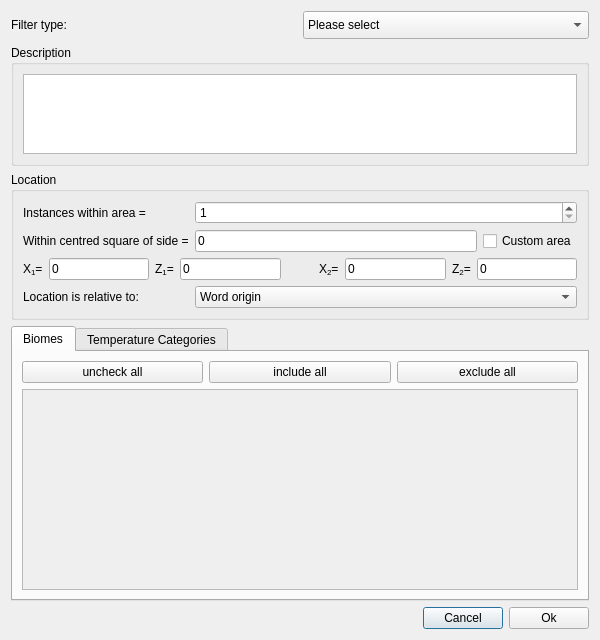
<?xml version="1.0" encoding="UTF-8"?>
<ui version="4.0">
 <class>FilterDialog</class>
 <widget class="QDialog" name="FilterDialog">
  <property name="geometry">
   <rect>
    <x>0</x>
    <y>0</y>
    <width>600</width>
    <height>640</height>
   </rect>
  </property>
  <property name="windowTitle">
   <string>New Filter</string>
  </property>
  <layout class="QGridLayout" name="gridLayout_3">
   <item row="4" column="0" colspan="2">
    <widget class="QGroupBox" name="groupBoxPosition">
     <property name="title">
      <string>Location</string>
     </property>
     <layout class="QGridLayout" name="gridLayout">
      <item row="6" column="0">
       <widget class="QLabel" name="labelRelative">
        <property name="text">
         <string>Location is relative to:</string>
        </property>
       </widget>
      </item>
      <item row="0" column="1" colspan="2">
       <widget class="QSpinBox" name="spinBox">
        <property name="minimum">
         <number>1</number>
        </property>
        <property name="maximum">
         <number>99</number>
        </property>
       </widget>
      </item>
      <item row="6" column="1" colspan="2">
       <widget class="QComboBox" name="comboBoxRelative">
        <item>
         <property name="text">
          <string>Word origin</string>
         </property>
        </item>
       </widget>
      </item>
      <item row="1" column="1">
       <widget class="QLineEdit" name="lineRadius">
        <property name="text">
         <string>0</string>
        </property>
       </widget>
      </item>
      <item row="1" column="2">
       <widget class="QCheckBox" name="buttonArea">
        <property name="toolTip">
         <string>Specify manual rectangle rather than square</string>
        </property>
        <property name="text">
         <string>Custom area</string>
        </property>
        <property name="checkable">
         <bool>true</bool>
        </property>
       </widget>
      </item>
      <item row="0" column="0">
       <widget class="QLabel" name="labelSpinBox">
        <property name="text">
         <string>Instances within area =</string>
        </property>
       </widget>
      </item>
      <item row="1" column="0">
       <widget class="QLabel" name="labelSquareArea">
        <property name="text">
         <string>Within centred square of side =</string>
        </property>
       </widget>
      </item>
      <item row="2" column="0" colspan="3">
       <layout class="QHBoxLayout" name="horizontalLayout">
        <item>
         <widget class="QLabel" name="labelX1">
          <property name="toolTip">
           <string>Lower bound (inclusive)</string>
          </property>
          <property name="text">
           <string>X&lt;sub&gt;1&lt;/sub&gt;=</string>
          </property>
         </widget>
        </item>
        <item>
         <widget class="QLineEdit" name="lineEditX1">
          <property name="toolTip">
           <string>Lower bound (inclusive)</string>
          </property>
          <property name="text">
           <string>0</string>
          </property>
         </widget>
        </item>
        <item>
         <widget class="QLabel" name="labelZ1">
          <property name="toolTip">
           <string>Lower bound (inclusive)</string>
          </property>
          <property name="text">
           <string>Z&lt;sub&gt;1&lt;/sub&gt;=</string>
          </property>
         </widget>
        </item>
        <item>
         <widget class="QLineEdit" name="lineEditZ1">
          <property name="toolTip">
           <string>Lower bound (inclusive)</string>
          </property>
          <property name="text">
           <string>0</string>
          </property>
         </widget>
        </item>
        <item>
         <spacer name="horizontalSpacer">
          <property name="orientation">
           <enum>Qt::Horizontal</enum>
          </property>
          <property name="sizeHint" stdset="0">
           <size>
            <width>40</width>
            <height>20</height>
           </size>
          </property>
         </spacer>
        </item>
        <item>
         <widget class="QLabel" name="labelX2">
          <property name="toolTip">
           <string>Upper bound (inclusive)</string>
          </property>
          <property name="text">
           <string>X&lt;sub&gt;2&lt;/sub&gt;=</string>
          </property>
         </widget>
        </item>
        <item>
         <widget class="QLineEdit" name="lineEditX2">
          <property name="toolTip">
           <string>Upper bound (inclusive)</string>
          </property>
          <property name="text">
           <string>0</string>
          </property>
         </widget>
        </item>
        <item>
         <widget class="QLabel" name="labelZ2">
          <property name="toolTip">
           <string>Upper bound (inclusive)</string>
          </property>
          <property name="text">
           <string>Z&lt;sub&gt;2&lt;/sub&gt;=</string>
          </property>
         </widget>
        </item>
        <item>
         <widget class="QLineEdit" name="lineEditZ2">
          <property name="toolTip">
           <string>Upper bound (inclusive)</string>
          </property>
          <property name="text">
           <string>0</string>
          </property>
         </widget>
        </item>
       </layout>
      </item>
     </layout>
    </widget>
   </item>
   <item row="0" column="0" colspan="2">
    <layout class="QGridLayout" name="gridLayout_2">
     <item row="0" column="0">
      <widget class="QLabel" name="labelFilterType">
       <property name="text">
        <string>Filter type:</string>
       </property>
      </widget>
     </item>
     <item row="0" column="1">
      <widget class="QComboBox" name="comboBoxType">
       <property name="maxVisibleItems">
        <number>20</number>
       </property>
       <property name="sizeAdjustPolicy">
        <enum>QComboBox::AdjustToMinimumContentsLengthWithIcon</enum>
       </property>
       <property name="iconSize">
        <size>
         <width>20</width>
         <height>20</height>
        </size>
       </property>
       <item>
        <property name="text">
         <string>Please select</string>
        </property>
       </item>
      </widget>
     </item>
     <item row="1" column="0" colspan="2">
      <widget class="QGroupBox" name="verticalGroupBox">
       <property name="title">
        <string>Description</string>
       </property>
       <layout class="QVBoxLayout" name="verticalLayout">
        <item>
         <widget class="QTextEdit" name="textDescription">
          <property name="sizePolicy">
           <sizepolicy hsizetype="Expanding" vsizetype="Fixed">
            <horstretch>0</horstretch>
            <verstretch>0</verstretch>
           </sizepolicy>
          </property>
          <property name="maximumSize">
           <size>
            <width>16777215</width>
            <height>80</height>
           </size>
          </property>
          <property name="textInteractionFlags">
           <set>Qt::NoTextInteraction</set>
          </property>
         </widget>
        </item>
       </layout>
      </widget>
     </item>
    </layout>
   </item>
   <item row="7" column="0" rowspan="3" colspan="2">
    <layout class="QHBoxLayout" name="horizontalLayout_2">
     <item>
      <spacer name="horizontalSpacer_2">
       <property name="orientation">
        <enum>Qt::Horizontal</enum>
       </property>
       <property name="sizeHint" stdset="0">
        <size>
         <width>40</width>
         <height>20</height>
        </size>
       </property>
      </spacer>
     </item>
     <item>
      <widget class="QPushButton" name="buttonCancel">
       <property name="text">
        <string>Cancel</string>
       </property>
       <property name="icon">
        <iconset theme="dialog-cancel">
         <normaloff>.</normaloff>.</iconset>
       </property>
      </widget>
     </item>
     <item>
      <widget class="QPushButton" name="buttonOk">
       <property name="text">
        <string>Ok</string>
       </property>
       <property name="icon">
        <iconset theme="dialog-ok">
         <normaloff>.</normaloff>.</iconset>
       </property>
      </widget>
     </item>
    </layout>
   </item>
   <item row="5" column="0" colspan="2">
    <widget class="QTabWidget" name="tabWidget">
     <property name="currentIndex">
      <number>0</number>
     </property>
     <property name="usesScrollButtons">
      <bool>false</bool>
     </property>
     <widget class="QWidget" name="tabBiomes">
      <attribute name="title">
       <string>Biomes</string>
      </attribute>
      <layout class="QVBoxLayout" name="verticalLayout_3">
       <item>
        <layout class="QHBoxLayout" name="horizontalLayout_3">
         <item>
          <widget class="QPushButton" name="buttonUncheck">
           <property name="text">
            <string>uncheck all</string>
           </property>
          </widget>
         </item>
         <item>
          <widget class="QPushButton" name="buttonInclude">
           <property name="text">
            <string>include all</string>
           </property>
          </widget>
         </item>
         <item>
          <widget class="QPushButton" name="buttonExclude">
           <property name="text">
            <string>exclude all</string>
           </property>
          </widget>
         </item>
        </layout>
       </item>
       <item>
        <widget class="QScrollArea" name="scrollArea">
         <property name="widgetResizable">
          <bool>true</bool>
         </property>
         <widget class="QWidget" name="scrollAreaWidgetContents">
          <property name="geometry">
           <rect>
            <x>0</x>
            <y>0</y>
            <width>562</width>
            <height>188</height>
           </rect>
          </property>
          <layout class="QVBoxLayout" name="verticalLayout_2">
           <property name="sizeConstraint">
            <enum>QLayout::SetMinAndMaxSize</enum>
           </property>
           <item>
            <layout class="QGridLayout" name="gridLayoutBiomes"/>
           </item>
          </layout>
         </widget>
        </widget>
       </item>
      </layout>
     </widget>
     <widget class="QWidget" name="tabTemps">
      <attribute name="title">
       <string>Temperature Categories</string>
      </attribute>
      <layout class="QVBoxLayout" name="verticalLayout_4">
       <item>
        <widget class="QLabel" name="label">
         <property name="text">
          <string>Select how many entries of each temperature category are required.</string>
         </property>
        </widget>
       </item>
       <item>
        <layout class="QGridLayout" name="gridLayoutTemps"/>
       </item>
       <item>
        <spacer name="verticalSpacer">
         <property name="orientation">
          <enum>Qt::Vertical</enum>
         </property>
         <property name="sizeHint" stdset="0">
          <size>
           <width>20</width>
           <height>40</height>
          </size>
         </property>
        </spacer>
       </item>
      </layout>
     </widget>
    </widget>
   </item>
  </layout>
 </widget>
 <tabstops>
  <tabstop>comboBoxType</tabstop>
  <tabstop>buttonOk</tabstop>
  <tabstop>buttonCancel</tabstop>
  <tabstop>textDescription</tabstop>
  <tabstop>spinBox</tabstop>
  <tabstop>lineRadius</tabstop>
  <tabstop>buttonArea</tabstop>
  <tabstop>lineEditX1</tabstop>
  <tabstop>lineEditZ1</tabstop>
  <tabstop>lineEditX2</tabstop>
  <tabstop>lineEditZ2</tabstop>
  <tabstop>comboBoxRelative</tabstop>
  <tabstop>tabWidget</tabstop>
  <tabstop>buttonUncheck</tabstop>
  <tabstop>buttonInclude</tabstop>
  <tabstop>scrollArea</tabstop>
 </tabstops>
 <resources/>
 <connections/>
</ui>
